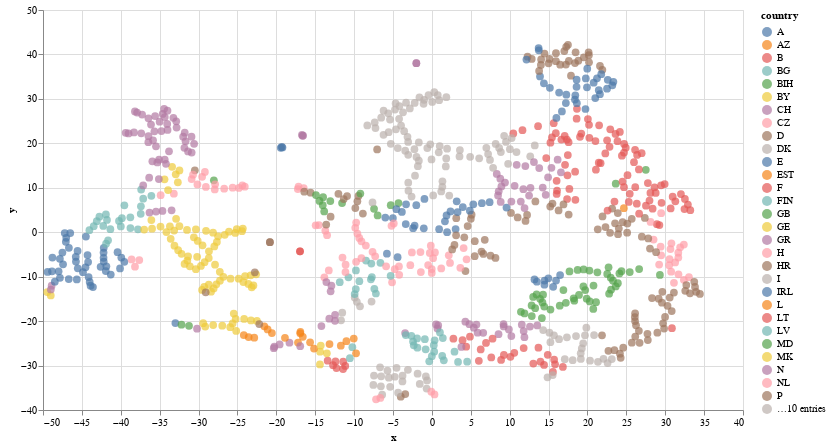

Notebook code for this chart:
### Code cell
chart = alt.Chart(df).mark_circle(size=60).encode(
    x='x',
    y='y',
    color='country',
    tooltip=['place', 'country']
).properties(width=700, height=400)

chart

### Figure 1 — Vega-Lite specification as saved in the notebook (floating-point values rounded to 4 significant figures; data arrays with more than 128 entries replaced by an {"elided": "..."} marker saying what was removed)
{"config": {"view": {"continuousWidth": 400, "continuousHeight": 300}}, "data": {"name": "data-b8729936d4d975b894772a3754cd38fb"}, "mark": {"type": "circle", "size": 60}, "encoding": {"color": {"type": "nominal", "field": "country"}, "tooltip": [{"type": "nominal", "field": "place"}, {"type": "nominal", "field": "country"}], "x": {"type": "quantitative", "field": "x"}, "y": {"type": "quantitative", "field": "y"}}, "height": 400, "width": 700, "$schema": "https://vega.github.io/schema/vega-lite/v4.8.1.json", "datasets": {"data-b8729936d4d975b894772a3754cd38fb": {"elided": "894 records"}}}
